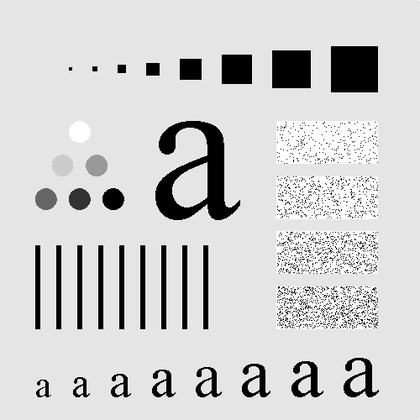
%> input picture SpatialFiltering/images/test_pattern_blurring_orig.tif, 420 x 420 px, shrunk from 500 x 500 before the run
$ octave AverageFiltering.m   (GNU Octave 9; MATLAB toolbox functions it lacks are replaced by stand-ins)
%> lines starting %> are read from the running program, lines starting %| are printed output that depends on the picture
%% --------------------------------
%% author:wtzhu
%% email:wtzhu_13@163.com
%% date: 20210306
%% fuction: 均值滤波
%% --------------------------------
clear;
clc;
close all;
img = imread('./images/test_pattern_blurring_orig.tif');
%> img is the input picture: size 420x420 uint8; min 0, max 255, mean 207.2
[m, n] = size(img);
%> m = 420; n = 420
figure;subplot(221);imshow(img);title('original image');

%% 运算的时候需要对边缘进行扩展
% 需要特殊处理四周最外圈的行和列，本算法中将其向外扩展一圈，用最外圈的值填充
headRowMat = img(1,:);%取f的第1行
%> headRowMat = 420 values, max 251 at index 420, min 226 at index 418, mean 229.1
tailRowMat = img(m,:);%取f的第m行
%> tailRowMat = 420 values, max 248 at index 420, min 228 at index 419, mean 229
% 行扩展后，列扩展时需要注意四个角需要单独扩展进去，不然就成了十字架形的
headColumnMat = [img(1,1), img(:,1)', img(m,1)];
%> headColumnMat = 422 values from 229 to 229
tailColumnMat = [img(1,n), img(:,n)', img(m,n)];
%> tailColumnMat = 422 values, max 251 at index 1, min 228 at index 3, mean 229.2
expandImage = [headRowMat; img; tailRowMat];
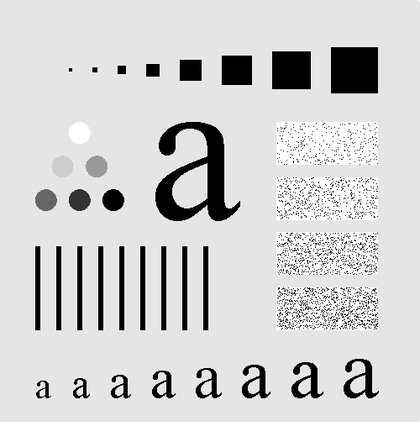
%> expandImage: size 422x420 uint8; min 0, max 255, mean 207.3
expandImage = [headColumnMat; expandImage'; tailColumnMat];
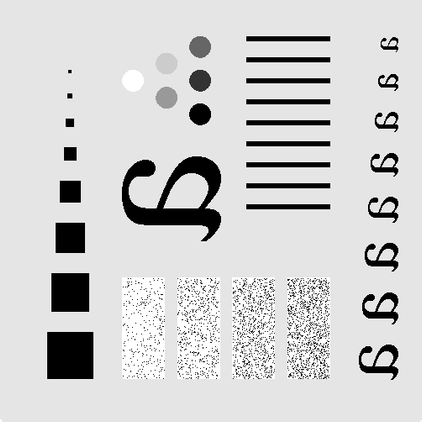
%> expandImage: size 422x422 uint8; min 0, max 255, mean 207.4
expandImage = uint8(expandImage');
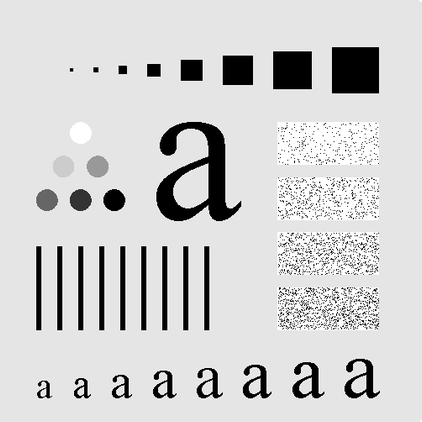
%> expandImage: size 422x422 uint8; min 0, max 255, mean 207.4; mean of the top-left, top-right, bottom-left and bottom-right quarters 210.7, 200.2, 204, 214.7
subplot(222);imshow(expandImage);title('expand image');

newImg = zeros(m, n);
meanKernal = uint8([1 1 1;
              1 1 1
              1 1 1]);

for i =2: m+1
    for j =2: n+1
       imgRoi = [expandImage(i-1, j-1) expandImage(i-1, j) expandImage(i-1, j+1);
                 expandImage(i  , j-1) expandImage(i  , j) expandImage(i  , j+1);
                 expandImage(i+1, j-1) expandImage(i+1, j) expandImage(i+1, j+1)];
       newImg(i-1, j-1) = uint8(sum(sum(imgRoi.*meanKernal))/9);
    end
end
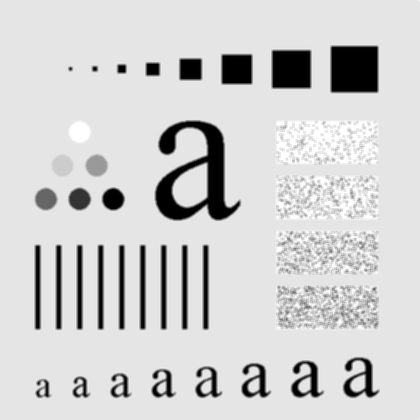
%> newImg: size 420x420 double; min 0, max 255, mean 207.2; mean of the top-left, top-right, bottom-left and bottom-right quarters 210.5, 199.9, 203.7, 214.6
newImg = uint8(newImg);
subplot(223);imshow(newImg);title('new image');
subplot(224);imshow(img-newImg);title('newImg-img');
%> after `imshow(img-newImg)`:
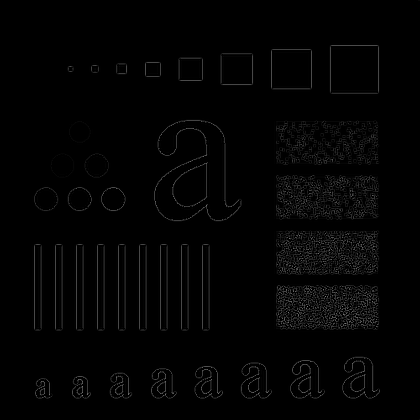
%> displayed picture: size 420x420, on the screen's scale of 0 to 255; min 0, max 131, mean 3.4
